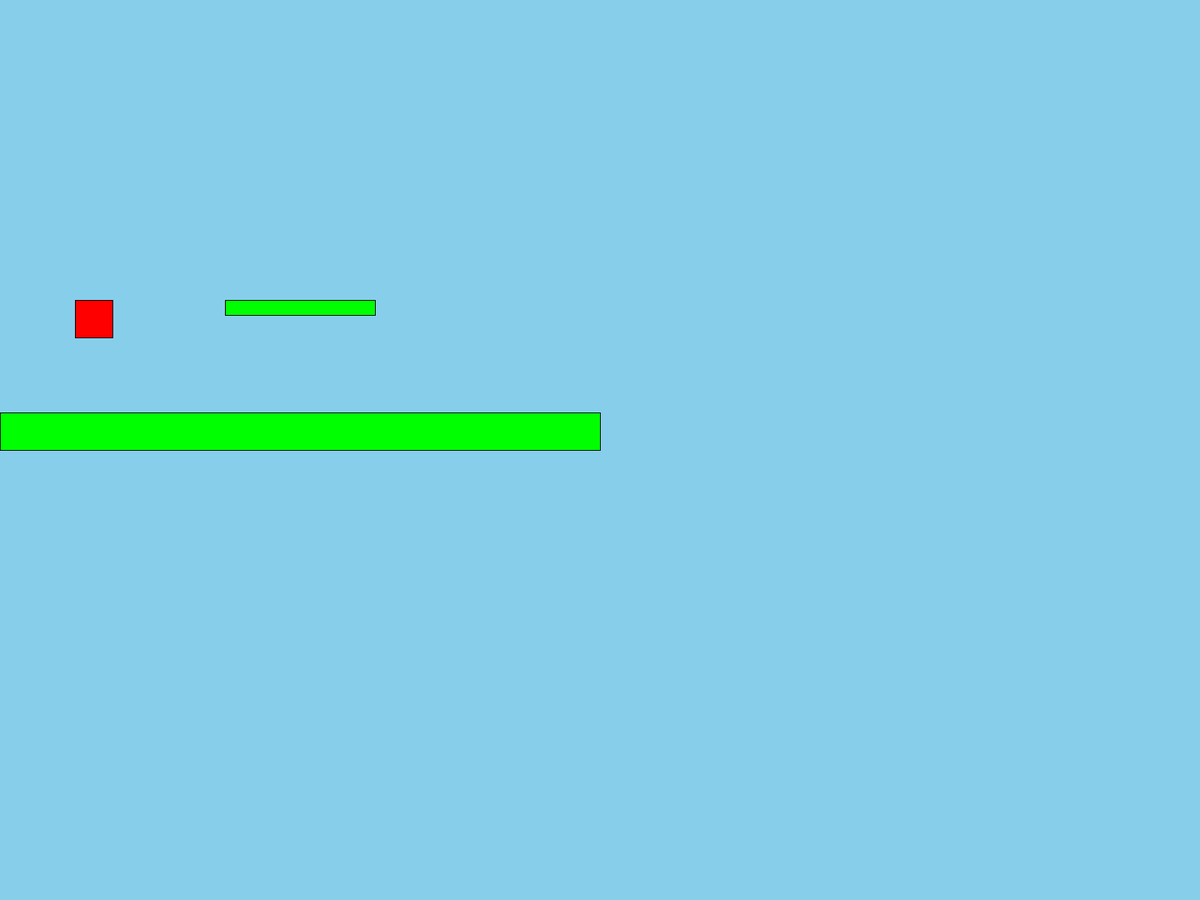
Frame 1 (no input)
Frame 60 (the mouse pressed at the canvas centre just before this capture): identical to frame 1, image omitted
Frame 120 (the mouse held since frame 60 and released just before this capture): identical to frame 1, image omitted

The Processing sketch that drew this single still picture (run headless with seeded random() and noise(); from frame 60 on, the mouse is pressed at the canvas centre):

// Processing sketch: eindopdracht
// ── eindopdracht.pde
Player player;
Platform ground;
Platform platform1;

void setup() {
  fullScreen();
  
  player = new Player(100, 400, 50, 50);
  ground = new Platform(0, 550, 800, 50);
  platform1 = new Platform(300, 400, 200, 20);
  
}

void keyPressed() {
  if (key == 'a' || key == 'A') {
    player.xVelocity = -5;
  } else if (key == 'd' || key == 'D') {
    player.xVelocity = 5;
  } else if (key == 'w' || key == 'W') {
    if (player.onGround) {
      player.yVelocity = -10;
      player.onGround = false;
    }
  }
}

void keyReleased() {
  if (key == 'a' || key == 'A' || key == 'd' || key == 'D') {
    player.xVelocity = 5;
  }
}

void draw() {
  background(135, 206, 235); 
  
  player.display();
  ground.display();
  platform1.display();
}

class Player {
  float x, y, w, h;
  float yVelocity = 0;
  float xVelocity = 0;
  float gravity = 0.5;
  boolean onGround = false;


  Player(float x, float y, float w, float h) {
    this.x = x;
    this.y = y;
    this.w = w;
    this.h = h;
  }
  
  void display() {
    fill(255, 0, 0); 
    rect(x, y, w, h);
  }
}

class Platform {
  float x, y, w, h;
  
  Platform(float x, float y, float w, float h) {
    this.x = x;
    this.y = y;
    this.w = w;
    this.h = h;
  }
  
  void display() {
    fill(0, 255, 0); 
    rect(x, y, w, h);
  }
}
